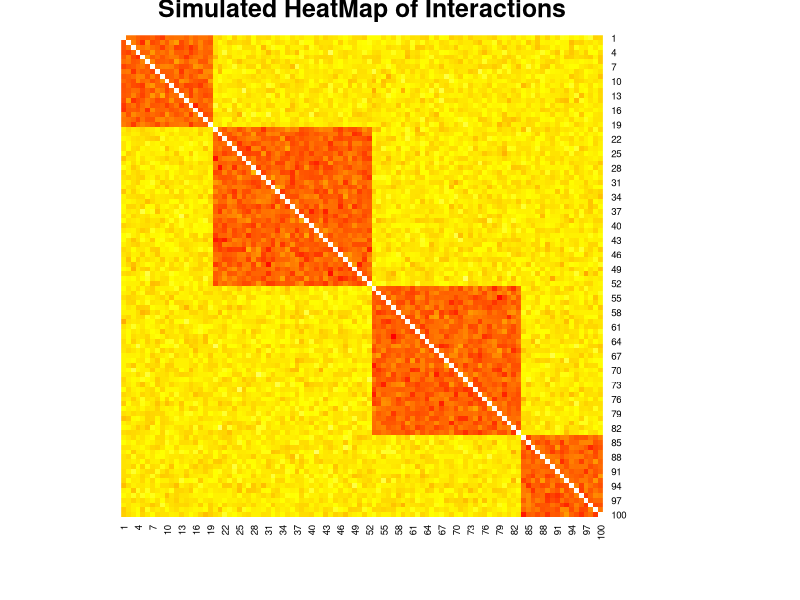
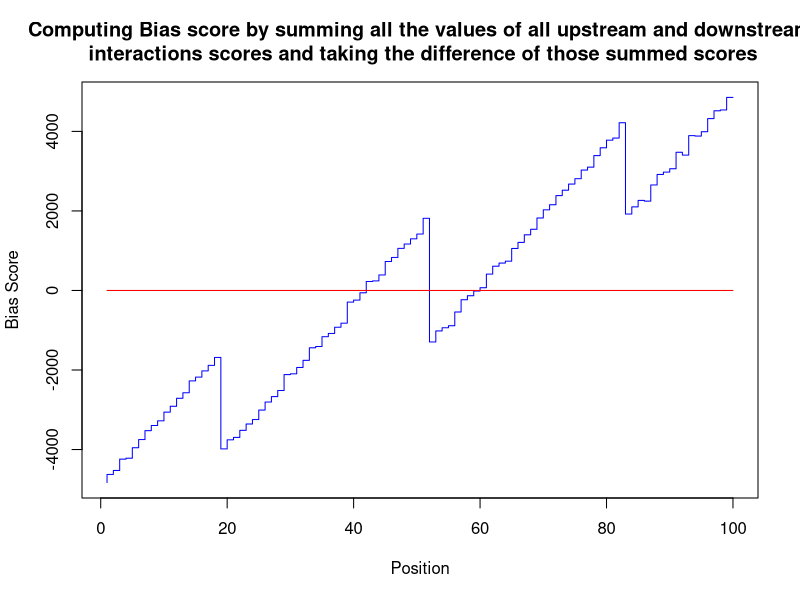
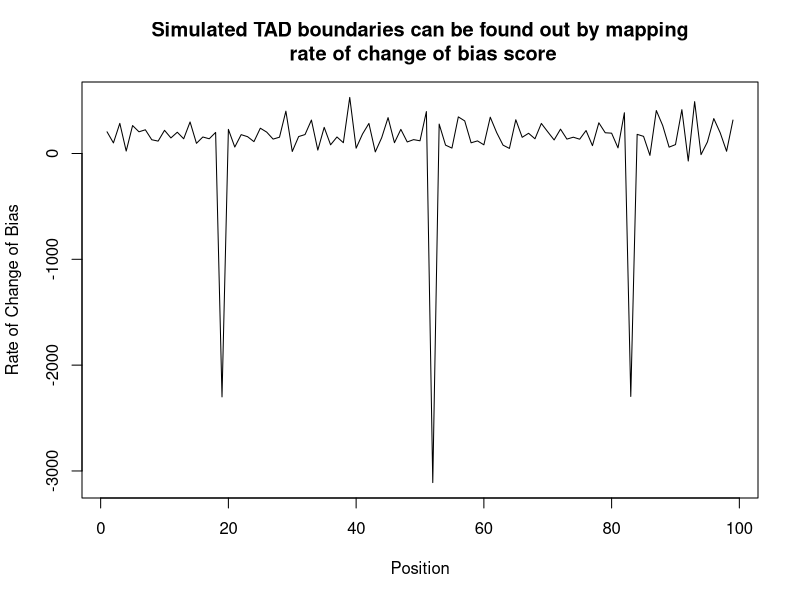
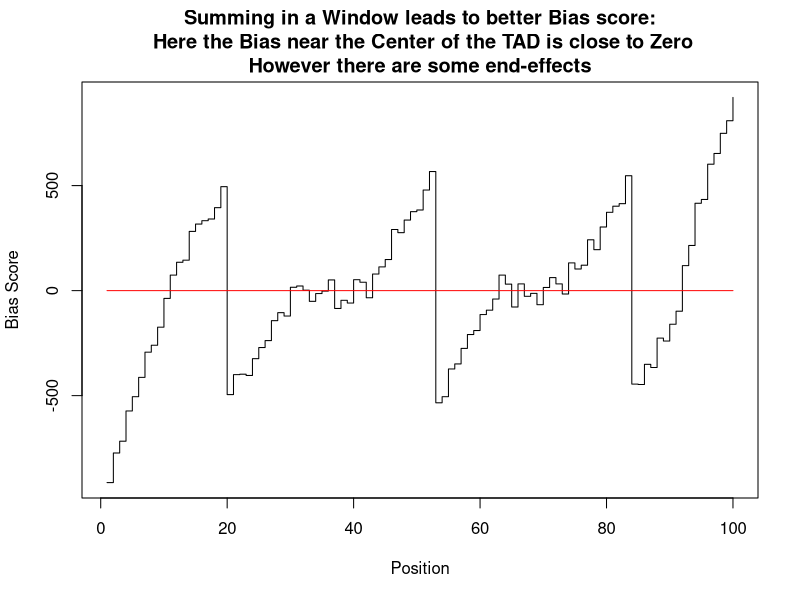
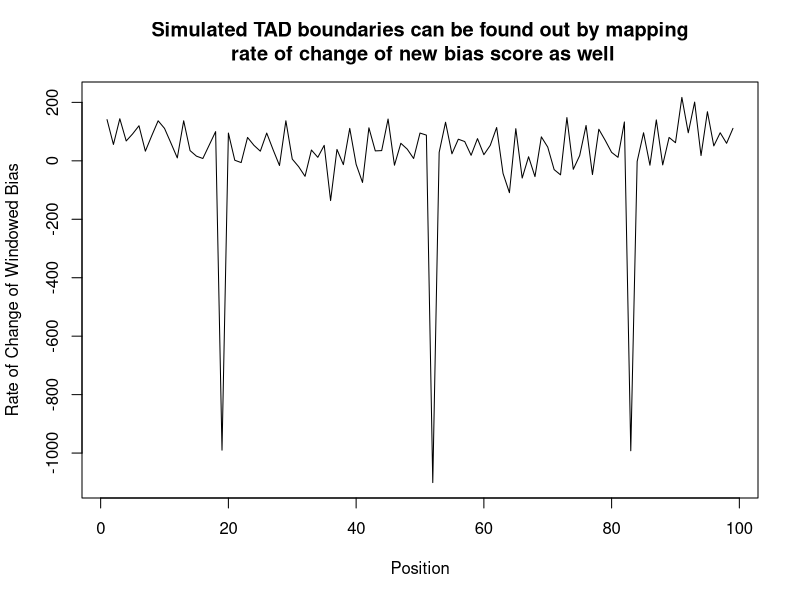
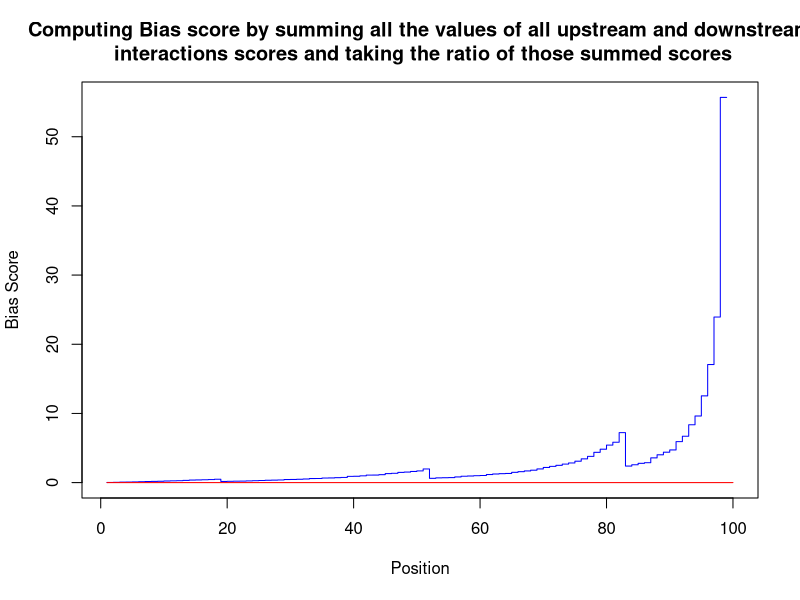
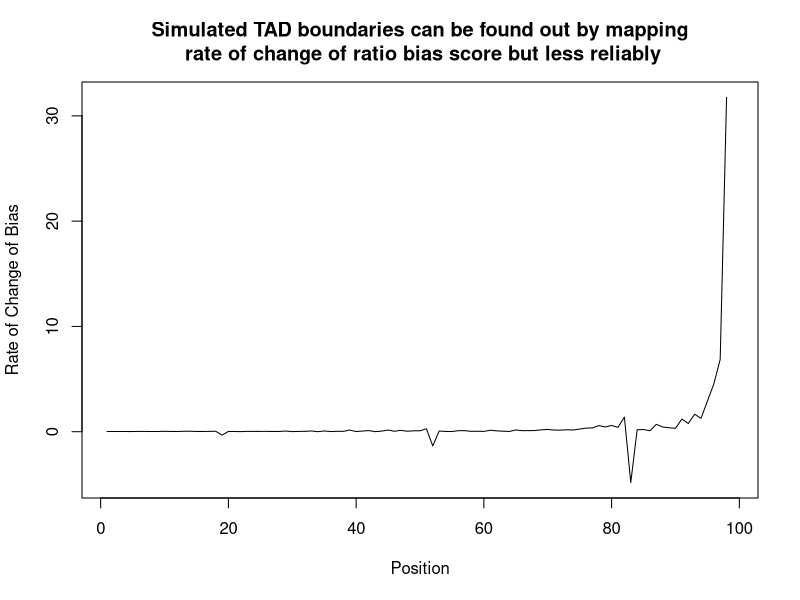
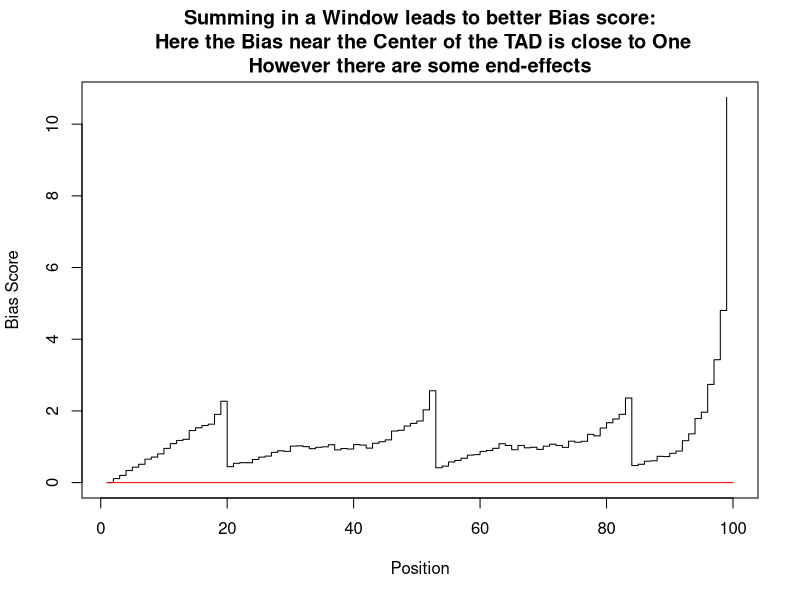

Recreate these plots in R, in order.
#Script Created by Kanishk Asthana on 30 Oct 2014
#Creating New Empty Interaction Matrix with Baseline Interaction Frequency of 30

interaction_matrix<- matrix(rpois(10000,lambda=40), nrow=100,ncol=100)

#Setting Self Interaction of a specific element with itself as Zero

    for(i in 1:100)
    {
        interaction_matrix[i,i]=0
    }

#Printing a Sample
#print(interaction_matrix[1:10,1:10])

#Generating Lengths of TADs using a Poission Distribution such that Total Length of Elements in TADs is always 100

sumoftads=0
tad_lengths=numeric(length=4)

    while(sumoftads>100 || sumoftads==0)
    {    
        #Generating TAD lengths using a Poisson Model
        nums=rpois(3,lambda=25)
        sumoftads=sum(nums)
 #       print(nums)
        tad_lengths[1:3]=nums
    }

tad_lengths[4]=100-sumoftads

print("Actual TAD boundaries:")
print(cumsum(tad_lengths[1:3]))

#TAD Lengths

#print(tad_lengths)

start_pos=1
end_pos=0
    
    for(i in 1:length(tad_lengths))
    {
        end_pos=end_pos + tad_lengths[i];
        for(j in start_pos:end_pos)
        {
            interaction_matrix[j,start_pos:end_pos]=rpois(length(start_pos:end_pos),lambda=90)    
        }
        start_pos=end_pos+1
    }

#Setting Self Interaction of a specific element with itself as Zero

for(i in 1:100)
{
    interaction_matrix[i,i]=0
}

interaction_heatmap <- heatmap(interaction_matrix, Rowv=NA, Colv=NA, col = rev(heat.colors(100)),scale="none",revC=TRUE, main="Simulated HeatMap of Interactions")

print('Computing bias scores first Run')
#Bias scores are computed as follows:
# The sum of all elements upstream of a certain position is stored in a variable and the same is done for the downstream
end=nrow(interaction_matrix)
bias1=numeric(length=end)

    for(i in 1:end)
        {
          upstream_interaction_count=sum(interaction_matrix[i,1:i])
          downstream_interaction_count=sum(interaction_matrix[i,i:end])
          bias1[i]=upstream_interaction_count-downstream_interaction_count
        }

plot(1:end,bias1,type='S',xlab='Position',ylab='Bias Score',col='blue',main='Computing Bias score by summing all the values of all upstream and downstream\n interactions scores and taking the difference of those summed scores')
lines(1:end,numeric(length=end),col='red')
plot(2:end-1,diff(bias1),type='l',ylab='Rate of Change of Bias',xlab='Position',main="Simulated TAD boundaries can be found out by mapping\n rate of change of bias score")

print('Positions of Start/End of TADs assuming they are continuous using Bias score:')
print((2:end-1)[diff(bias1)< -200])

#Although taking the rate of change can be used to find the TAD boundaries, the bias scores do not accurately account for bias. In the ideal case the bias should be
# zero in the middle of the TAD, which is something we do not see. Moreover, the rate of change approach might not not be very useful given greater
# changes in the rate of the TAD boundaries. 

# It may be more appropriate to change the Bias scoring so that interactions scores along only a window rather than the whole chromosome are summed.

bias2=numeric(length=end)
#defining a window size
window=10

    for(i in 1:end)
        {
         if(i<=window)
             {
              upstream_interaction_count=sum(interaction_matrix[i,1:i])
              downstream_interaction_count=sum(interaction_matrix[i,i:(i+window)])
              bias2[i]=upstream_interaction_count-downstream_interaction_count
             }
         
         else if(i+window>=end)
             {
              upstream_interaction_count=sum(interaction_matrix[i,(i-window):i])
              downstream_interaction_count=sum(interaction_matrix[i,i:end])
              bias2[i]=upstream_interaction_count-downstream_interaction_count
             }
         else{
             upstream_interaction_count=sum(interaction_matrix[i,(i-window):i])
             downstream_interaction_count=sum(interaction_matrix[i,i:(i+window)])
             bias2[i]=upstream_interaction_count-downstream_interaction_count
            }
        }
#Plotting new Bias scores
plot(1:end,bias2,type='s',xlab="Position",ylab='Bias Score',main='Summing in a Window leads to better Bias score:\n Here the Bias near the Center of the TAD is close to Zero\nHowever there are some end-effects')
lines(1:end,numeric(length=end),col='red')
#Testing output
#print(bias2)
plot(2:end-1,diff(bias2),type='l',ylab='Rate of Change of Windowed Bias',xlab='Position',main="Simulated TAD boundaries can be found out by mapping\n rate of change of new bias score as well")

print('Positions of Start/End of TADs assuming they are continuous using new Bias score:')
print((2:end-1)[diff(bias2)< -200])

# Calculating the Bias Score using by calculating the ratios of the upstream and downstream interaction scores

bias3=numeric(length=end)

for(i in 1:end)
{
    upstream_interaction_count=sum(interaction_matrix[i,1:i])
    downstream_interaction_count=sum(interaction_matrix[i,i:end])
    bias3[i]=upstream_interaction_count/downstream_interaction_count
}

plot(1:end,bias3,type='S',xlab='Position',ylab='Bias Score',col='blue',main='Computing Bias score by summing all the values of all upstream and downstream\n interactions scores and taking the ratio of those summed scores')
lines(1:end,numeric(length=end),col='red')

#The Bias score does not explain bias very clearly, moreover taking ratio does not seem to be a good way findout where the boundaries are as this is 
#not very clear from the graph, and may pose problems when there is more background noise or other confounding factors
plot(2:end-1,diff(bias3),type='l',ylab='Rate of Change of Bias',xlab='Position',main="Simulated TAD boundaries can be found out by mapping\n rate of change of ratio bias score but less reliably")
print('Position found out using Ratio bias Scoring :')
print((2:end-1)[diff(bias3)< -0.05])


#Like the difference case, the total ratio measure shows end effects and not good bias measurements, where there should be a zero bias or a bias of 1 in the
#middle of the chromosomes

bias4=numeric(length=end)
#defining a window size
window=10

for(i in 1:end)
{
    if(i<=window)
    {
        upstream_interaction_count=sum(interaction_matrix[i,1:i])
        downstream_interaction_count=sum(interaction_matrix[i,i:(i+window)])
        bias4[i]=upstream_interaction_count/downstream_interaction_count
    }
    
    else if(i+window>=end)
    {
        upstream_interaction_count=sum(interaction_matrix[i,(i-window):i])
        downstream_interaction_count=sum(interaction_matrix[i,i:end])
        bias4[i]=upstream_interaction_count/downstream_interaction_count
    }
    else{
        upstream_interaction_count=sum(interaction_matrix[i,(i-window):i])
        downstream_interaction_count=sum(interaction_matrix[i,i:(i+window)])
        bias4[i]=upstream_interaction_count/downstream_interaction_count
    }
}
#Plotting new Bias scores
plot(1:end,bias4,type='s',xlab="Position",ylab='Bias Score',main='Summing in a Window leads to better Bias score:\n Here the Bias near the Center of the TAD is close to One\nHowever there are some end-effects')
lines(1:end,numeric(length=end),col='red')

#Testing output
#print(bias2)
plot(2:end-1,diff(bias4),type='l',ylab='Rate of Change of Windowed Bias',xlab='Position',main="Simulated TAD boundaries can be found out by mapping\n rate of change of new ratio bias score as well")

print("The boundaries are more clearly defined with windowing")
print('Position found out using windowed Ratio bias Scoring :')
print((2:end-1)[diff(bias4)< -1])

#Testing results for Log of ratio:

plot(1:end,log(bias4),type='s',xlab='Position',ylab='Log of Windowed Ration Bias Score',main='Taking log of the ratio of the windowed Bias score makes the center of the TAD \nhave a score near zero and provides better resolution')
lines(1:end,numeric(length=end),col='red')
plot(2:end-1,diff(log(bias4)),type='l',ylab='Rate of change of log of windowed ratio bias score',xlab='Position',
     main='Simulated TAD boundaries can also be found out with this approach quite reliably')

print('Position found out using log windowed Ratio bias Scoring :')
print((2:end-1)[diff(log(bias4))< -1])


